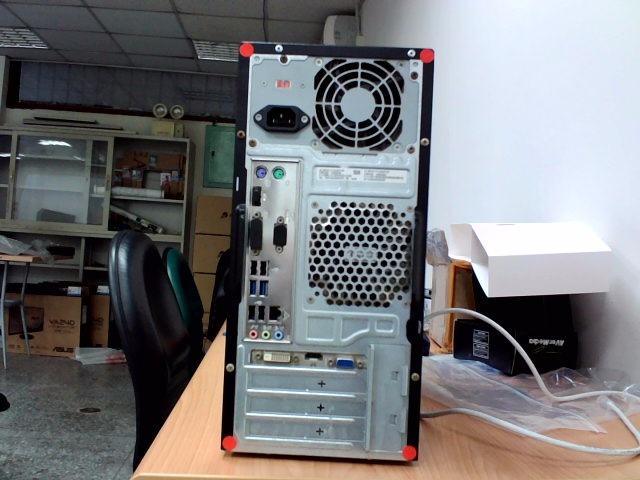
#> input picture Assets/Resources/Camera.jpg, 640 x 480 px, found by its file name
$ python unitytest.py
#> lines starting #> are read from the running program, lines starting #| are printed output that depends on the picture; after the words box and inside, x2 and y2 are one past the last pixel; in counts of white or black regions, pixels touching at a corner belong together
#!/usr/bin/env python
# coding: utf-8

# In[1]:


# -*- coding: utf-8 -*-

PoemName = "杜甫《江畔獨步尋花·其六》"
PoemTest = """
黃四孃家花滿蹊，千朵萬朵壓枝低。
留連戲蝶時時舞，自在嬌鶯恰恰啼。
"""

print(PoemName)
print(PoemTest)

MottoEn = "A warm smile is the universal language of kindness."
MottoCh = "溫暖的微笑是表示善意的通用語言。"

print(MottoEn)
print(MottoCh)
print("AAA")

# -*- coding: utf-8 -*-
"""
Spyder Editor

This is a temporary script file.
"""

import cv2
import numpy as np

input_Path = "C:\\Users\\B20_PC3\\Desktop\\DAN\\Augmented-reality-in-Industrial-maintenance\\Assets\\Resources\\"
output_Path = "C:\\Users\\B20_PC3\\Desktop\\DAN\\Augmented-reality-in-Industrial-maintenance\\Assets\\Resources\\OutCamera.jpg"
src = cv2.imread(input_Path + "Camera.jpg", 1)
#> src is the input picture: shape (480, 640, 3); mean B, G, R 120, 118.3, 118.1
(h,w,c) = src.shape
#> h = 480; w = 640; c = 3
RedPoint  = [] #放找到紅點的座標
print("AAA")

def filter_out_red(src_frame):
    if src_frame is not None:
        (h,w,c) = src_frame.shape
#> h = 480; w = 640; c = 3
        hsv = cv2.cvtColor(src_frame, cv2.COLOR_BGR2HSV)
#> hsv: shape (480, 640, 3); mean H, S, V 88.7, 57, 128.6
        lower_red = np.array([170, 150, 46])
        upper_red = np.array([180, 255, 255])
        # inRange()方法返回的矩阵只包含0,255 (CV_8U) 0表示不在区间内
        mask = cv2.inRange(hsv, lower_red, upper_red)  # 找符合顏色範圍的點  符合的點是255 不符合是0
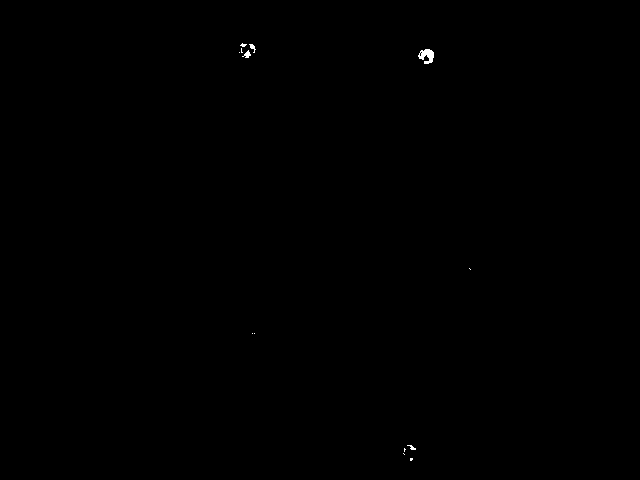
#> mask: shape (480, 640); 0.09% white; 13 white regions (9 under 20 px), largest, box (x1, y1, x2, y2) and area: (418, 49, 434, 64) 149, (242, 50, 251, 58) 35, (249, 44, 256, 53) 28, (407, 445, 416, 450) 22

        #底下把圖片平分成4等
        #找左上
        flag = 0
        for i in range (int(h/2) - 1):
            for j in range (int(w/2) - 1):
                if mask[i][j] !=0:
                    print(i,j,mask[i][j])
                    RedPoint.append([i,j])
                    flag = 1
                    break
            if flag == 1:
                flag = 0
                break
#> this loop made 44 passes
#| 43 242 255
#> after the loop, RedPoint = [[43, 242]]
        #找右上
        for i in range(int(h/2) - 1):
            for j in range (int(w/2) - 1, w):
                if mask[i][j] !=0:
                    print(i,j,mask[i][j])
                    RedPoint.append([i,j])
                    flag = 1
                    break
            if flag == 1:
                flag = 0
                break
#> this loop made 50 passes
#| 49 425 255
#> after the loop, RedPoint = [[43, 242], [49, 425]]
        #找左下
        for i in range(int(h/2) - 1, h):
            for j in range (int(w/2) - 1):
                if mask[i][j] !=0:
                    print(i,j,mask[i][j])
                    RedPoint.append([i,j])
                    flag = 1
                    break
            if flag == 1:
                flag = 0
                break
#> this loop made 95 passes
#| 333 252 255
#> after the loop, RedPoint = [[43, 242], [49, 425], [333, 252]]
        #找右下
        for i in range(int(h/2) - 1, h):
            for j in range (int(w/2) - 1, w):
                if mask[i][j] !=0:
                    print(i,j,mask[i][j])
                    RedPoint.append([i,j])
                    flag = 1
                    break
            if flag == 1:
                flag = 0
                break
#> this loop made 30 passes
#| 268 469 255
#> after the loop, RedPoint = [[43, 242], [49, 425], [333, 252], [268, 469]]
        return cv2.bitwise_and(src_frame, src_frame, mask=mask)  #RETURN mask跟原圖相疊後得結果


Rframe = filter_out_red(src)
print(RedPoint)
#| [[43, 242], [49, 425], [333, 252], [268, 469]]

if len(RedPoint) >= 3:
    srcPoint = np.float32([[0, 0],[0, 640],[480,0]])
    AffinePoint = np.float32([RedPoint[0], RedPoint[1], RedPoint[2]])
#> AffinePoint = [[43, 242], [49, 425], [333, 252]]


    M = cv2.getAffineTransform(AffinePoint ,srcPoint)
#> M = [[1.66, -0.0543, -58.11], [-0.121, 3.5, -842.1]]
    Affinedst = cv2.warpAffine(src,M,(w, h))
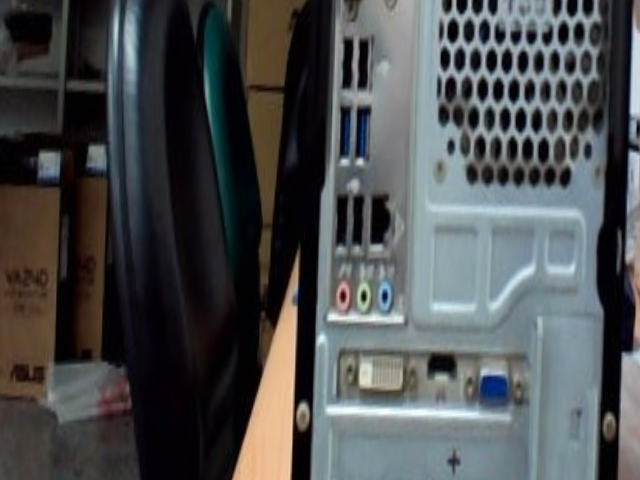
#> Affinedst: shape (480, 640, 3); mean B, G, R 79.5, 78.3, 75.9
    cv2.imwrite(output_Path, Affinedst)


cv2.imwrite(output_Path, src)
